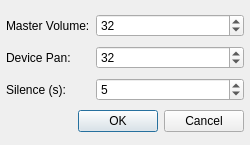
<?xml version="1.0" encoding="UTF-8"?>
<ui version="4.0">
 <class>SettingsDialog</class>
 <widget class="QDialog" name="SettingsDialog">
  <property name="geometry">
   <rect>
    <x>0</x>
    <y>0</y>
    <width>250</width>
    <height>145</height>
   </rect>
  </property>
  <property name="minimumSize">
   <size>
    <width>250</width>
    <height>145</height>
   </size>
  </property>
  <property name="maximumSize">
   <size>
    <width>250</width>
    <height>145</height>
   </size>
  </property>
  <property name="windowTitle">
   <string>NEZplug Plugin Settings</string>
  </property>
  <layout class="QGridLayout" name="gridLayout">
   <property name="leftMargin">
    <number>6</number>
   </property>
   <property name="rightMargin">
    <number>6</number>
   </property>
   <property name="bottomMargin">
    <number>6</number>
   </property>
   <item row="4" column="0" colspan="3">
    <widget class="QDialogButtonBox" name="buttonBox">
     <property name="sizePolicy">
      <sizepolicy hsizetype="Expanding" vsizetype="Fixed">
       <horstretch>0</horstretch>
       <verstretch>0</verstretch>
      </sizepolicy>
     </property>
     <property name="standardButtons">
      <set>QDialogButtonBox::Cancel|QDialogButtonBox::Ok</set>
     </property>
    </widget>
   </item>
   <item row="2" column="1" colspan="2">
    <widget class="QSpinBox" name="silence">
     <property name="minimum">
      <number>0</number>
     </property>
     <property name="maximum">
      <number>30</number>
     </property>
     <property name="value">
      <number>5</number>
     </property>
    </widget>
   </item>
   <item row="1" column="0">
    <widget class="QLabel" name="label">
     <property name="text">
      <string>Device Pan:</string>
     </property>
    </widget>
   </item>
   <item row="0" column="0">
    <widget class="QLabel" name="label_2">
     <property name="text">
      <string>Master Volume:</string>
     </property>
    </widget>
   </item>
   <item row="2" column="0">
    <widget class="QLabel" name="label_3">
     <property name="text">
      <string>Silence (s):</string>
     </property>
    </widget>
   </item>
   <item row="0" column="1" colspan="2">
    <widget class="QSpinBox" name="masterVolume">
     <property name="minimum">
      <number>-127</number>
     </property>
     <property name="maximum">
      <number>127</number>
     </property>
     <property name="value">
      <number>32</number>
     </property>
    </widget>
   </item>
   <item row="1" column="1" colspan="2">
    <widget class="QSpinBox" name="devicePan">
     <property name="minimum">
      <number>-127</number>
     </property>
     <property name="maximum">
      <number>127</number>
     </property>
     <property name="value">
      <number>32</number>
     </property>
    </widget>
   </item>
  </layout>
 </widget>
 <resources/>
 <connections>
  <connection>
   <sender>buttonBox</sender>
   <signal>accepted()</signal>
   <receiver>SettingsDialog</receiver>
   <slot>accept()</slot>
   <hints>
    <hint type="sourcelabel">
     <x>214</x>
     <y>167</y>
    </hint>
    <hint type="destinationlabel">
     <x>103</x>
     <y>160</y>
    </hint>
   </hints>
  </connection>
  <connection>
   <sender>buttonBox</sender>
   <signal>rejected()</signal>
   <receiver>SettingsDialog</receiver>
   <slot>reject()</slot>
   <hints>
    <hint type="sourcelabel">
     <x>269</x>
     <y>174</y>
    </hint>
    <hint type="destinationlabel">
     <x>148</x>
     <y>169</y>
    </hint>
   </hints>
  </connection>
 </connections>
</ui>
